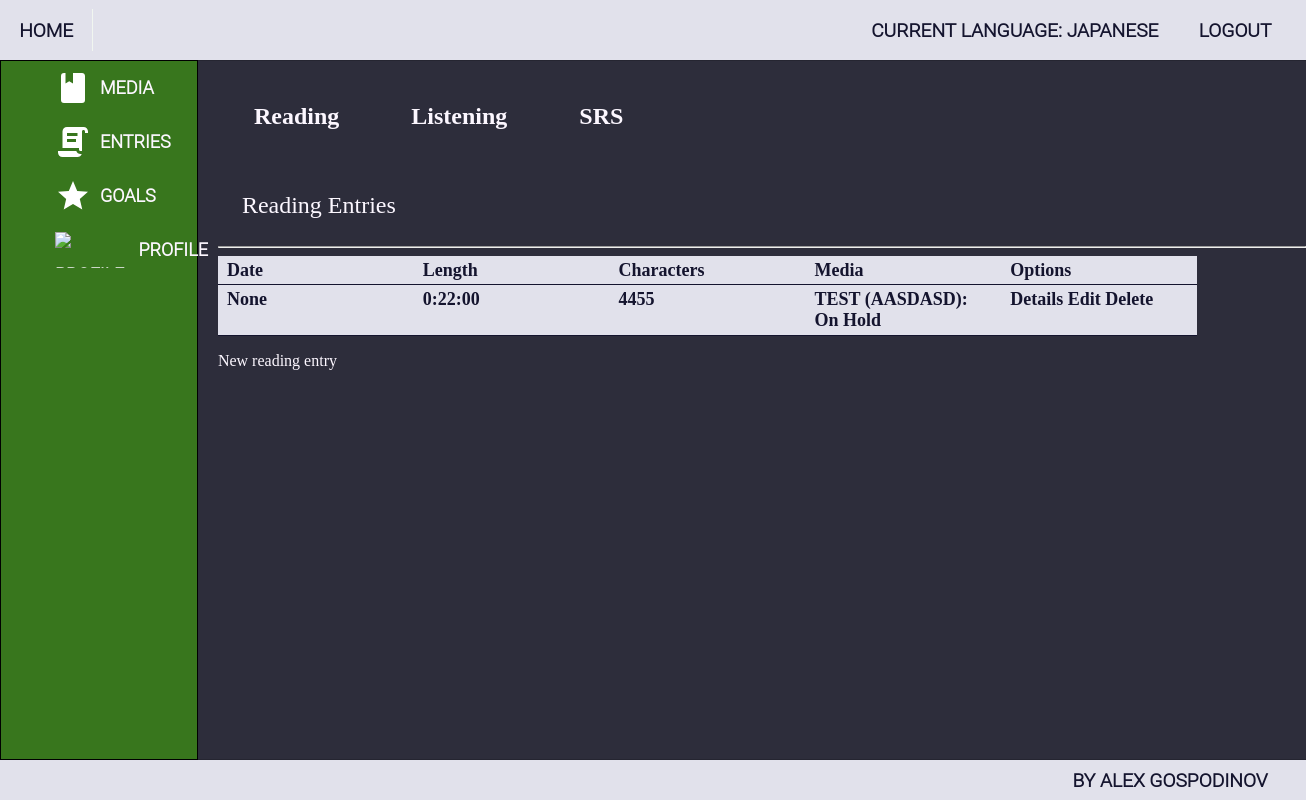
Page /entries/ (signed in) on the committed database.
### ImmersionTracker/accounts/models.py (models this page shows, shortened)
class ImmersionTrackerUser(auth_models.AbstractBaseUser, auth_models.PermissionsMixin):
    MAX_EMAIL_LENGTH = 150
    MAX_FIRST_NAME_LENGTH = 150
    MAX_LAST_NAME_LENGTH = 150
    email = models.EmailField(
        _("email address"),
        max_length=MAX_EMAIL_LENGTH,
        unique=True,
        error_messages={
            "unique": _("A user with that email already exists."),
        },
    )
    first_name = models.CharField(_("first name"), max_length=MAX_FIRST_NAME_LENGTH, blank=True)
    last_name = models.CharField(_("last name"), max_length=MAX_LAST_NAME_LENGTH, blank=True)
    is_staff = models.BooleanField(
        _("staff status"),
        default=False,
        help_text=_("Designates whether the user can log into this admin site."),
    )
    is_active = models.BooleanField(
        _("active"),
        default=True,
        help_text=_(
            "Designates whether this user should be treated as active. "
            "Unselect this instead of deleting accounts."
        ),
    )
    date_joined = models.DateTimeField(_("date joined"), default=timezone.now)
    object = ImmersionTrackerUserManager()
    USERNAME_FIELD = 'email'

class Profile(models.Model):
    NICKNAME_MAX_LENGTH = 20
    nickname = models.CharField(
        max_length=NICKNAME_MAX_LENGTH,
        blank=True,
        null=True,
    )
    current_language = models.ForeignKey('languages.Language', on_delete=models.SET_NULL, blank=True, null=True)
    user = models.OneToOneField(
        ImmersionTrackerUser,
        on_delete=models.CASCADE,
        related_name='profile',
        primary_key=True,
    )

### ImmersionTracker/languages/models.py (models this page shows, shortened)
class Language(HasOwnerProfile, models.Model):
    LANGUAGE_NAME_MAX_LENGTH = 20
    name = models.CharField(
        max_length=LANGUAGE_NAME_MAX_LENGTH,
        null=False,
        blank=False,
    )

### ImmersionTracker/immersion_entries/models.py (models this page shows, shortened)
class BaseEntry(HasOwnerProfile, HasLanguage, models.Model):
    time_length = models.DurationField()
    created_on = models.DateField(
        auto_now_add=True,
    )
    edited_on = models.DateField(
        auto_now=True,
    )
    class Meta:
        abstract = True

class ReadingEntry(BaseEntry):
    char_length = models.IntegerField(
        default=None,
        null=True,
        blank=True,
    )
    media = models.ForeignKey(
        ReadingMedia,
        on_delete=models.DO_NOTHING,
        related_name='entries',
    )

### ImmersionTracker/media/models.py (models this page shows, shortened)
class BaseMedia(HasOwnerProfile, HasLanguage, models.Model):
    NAME_MAX_LENGTH = 30
    TYPE_MAX_LENGTH = 20
    name = models.CharField(
        max_length=NAME_MAX_LENGTH,
        blank=False,
        null=False,
    )
    type = models.CharField(
        max_length=TYPE_MAX_LENGTH,
        blank=False,
        null=False,
    )
    link = models.URLField(
        blank=True,
        null=True,
    )
    def __str__(self):
        return f"{self.name} ({self.type}): {self.status}"
    class Meta:
        abstract = True

class ReadingMedia(BaseMedia):
    STATUS_MAX_LENGTH = 10
    STATUS_READING = 'Reading'
    STATUS_COMPLETED = 'Completed'
    STATUS_ONHOLD = 'On Hold'
    STATUS_DROPPED = 'Dropped'
    STATUS_CHOICES = (
        (STATUS_READING, STATUS_READING),
        (STATUS_COMPLETED, STATUS_COMPLETED),
        (STATUS_ONHOLD, STATUS_ONHOLD),
        (STATUS_DROPPED, STATUS_DROPPED),
    )
    status = models.CharField(
        max_length=STATUS_MAX_LENGTH,
        choices=STATUS_CHOICES,
    )

### ImmersionTracker/immersion_entries/views.py (the view)
# urls.py: path('', AllEntriesView.as_view(), name='all_entries'),
class AllEntriesView(LoginRequiredMixin, GetFilteredQuerysetForContextMixin, views.TemplateView):
    template_name = 'immersion_entries/all_entries.html'
    models = (ReadingEntry, ListeningEntry, SRSEntry)

### ImmersionTracker/core/mixins.py (called while the page is built)
    def dispatch(self, request, *args, **kwargs):
        if not get_current_language(request):
            return redirect('no_current_language')
        return super().dispatch(request, *args, **kwargs)

    def get_filtered_context(self, model, profile, lang):
        data = model.objects.filter(user_profile=profile,
                                    language=lang)
        return data

    def get_context_data(self, **kwargs):
        context = super().get_context_data(**kwargs)
        profile = get_current_profile(self.request)
        lang = get_current_language(self.request)
        for model in self.models:
            context[model._meta.model_name] = self.get_filtered_context(model, profile, lang)
        return context

### ImmersionTracker/utils.py (called while the page is built)
def get_current_profile(request):
    return Profile.objects.get(user_id=request.user.id)

def get_current_language(request):
    return get_current_profile(request).current_language

### templates/immersion_entries/all_entries.html (shortened to what this page needs)
{% extends 'base.html' %}
{% block main_content %}
<div class="entries-wrapper">
    <div class="entry-category-tabs-wrapper">
        <div class="entry-category-tab">Reading</div>
        <div class="entry-category-tab">Listening</div>
        <div class="entry-category-tab">SRS</div>
    </div>
    <div class="entry-category-box" id="reading">
        <div class="category-label"> Reading Entries </div>
        <hr>
        <div class="entry-grid-container reading">
            <div class="entry-grid"> Date </div>
                <div class="entry-grid"> Length </div>
                <div class="entry-grid"> Characters </div>
                <div class="entry-grid"> Media </div>
                <div class="entry-grid"> Options </div>
            {% for entry in readingentry %}
                <div class="entry-grid"> {{ entry.created_on }}</div>
                <div class="entry-grid"> {{ entry.time_length }}</div>
                <div class="entry-grid"> {{ entry.char_length }}</div>
                <div class="entry-grid"> {{ entry.media }}</div>
                <div class="entry-grid">
                    <a href="{% url 'reading_entry_details' pk=entry.pk %}"> Details </a>
                    <a href="{% url 'reading_entry_edit' pk=entry.pk %}"> Edit </a>
                    <a href="{% url 'reading_entry_delete' pk=entry.pk %}"> Delete </a>
                </div>
            {% endfor %}
        </div>
        <p><a href="{% url 'reading_entry_create' %}"> New reading entry </a></p>
    </div>
</div>
{% endblock %}

### templates/base.html (shortened to what this page needs)
{% load static %}
<!DOCTYPE html>
<html lang="en">
<head>
    <link rel="stylesheet" href="{% static 'style/style.css' %}">
</head>
<body>
    <header>
        <div class="go-to-index-btn">
            <a href="{% url 'index' %}"> Home </a>
        </div>
        <div class="navigation">
            <ul class="header-nav logout-and-language">
                {% if request.user.is_authenticated %}
                    <li><a href="{% url 'languages_index' %}">Current Language:
                        {% if request.user.profile.current_language %}
                            {{ request.user.profile.current_language.name }}
                        {% else %}
                            None
                        {% endif %}
                        </a>
                    </li>
                    <li><a href="{% url 'logout' %}"> Logout </a></li>
                {% else %}
                    <li><a href="{% url 'login' %}"> Log In </a></li>
                    <li><a href="{% url 'register_account' %}"> Register </a></li>
                {% endif %}
            </ul>
        </div>
    </header>
    <div class="base-wrapper">
    <div class="sidebar">
        <ul class="sidebar-buttons">
            {% if request.user.is_authenticated %}
                <li class="sidebar-button">
                    <div class="sidebar-button-wrapper">
                        <img class="sidebar-icon" src="{% static 'icons/media.svg' %}" alt="media-icon">
                        <div class="sidebar-button-link">
                            <a href="{% url 'all_media' %}">media</a>
                        </div>
                    </div>
                </li>
                <li class="sidebar-button">
                    <div class="sidebar-button-wrapper">
                        <img class="sidebar-icon" src="{% static 'icons/entry_text.svg' %}" alt="entry-icon">
                        <div class="sidebar-button-link">
                            <a href="{% url 'all_entries' %}">entries</a>
                        </div>
                    </div>
                </li>
                <li class="sidebar-button">
                    <div class="sidebar-button-wrapper">
                        <img class="sidebar-icon" src="{% static 'icons/goal.svg' %}" alt="goal-icon">
                        <div class="sidebar-button-link">
                            <a href="{% url 'all_goals' %}">goals</a>
                        </div>
                    </div>
                </li>
                <li class="sidebar-button">
                    <div class="sidebar-button-wrapper">
                        <img class="sidebar-icon" src="{% static 'icons/profile.svg' %}" alt="profile-icon">
                        <div class="sidebar-button-link">
                            <a href="{% url 'profile_details' pk=request.user.id %}">profile</a>
                        </div>
                    </div>
                </li>
            {% endif %}
        </ul>
    </div>
        {% block main_content %}
        {% endblock %}
    </div>
    <footer class="footer">
        <p class="credit">By Alex Gospodinov</p>
    </footer>
</body>
</html>

### staticfiles/style/main.css (style rules this page uses)
body { background-color: #2d2d3b; color: #FCF7FF; height: 100vh; margin: 0; padding: 0; display: flex; flex-direction: column; }
a { color: inherit; text-decoration: none; }
.base-wrapper { flex: 1; display: flex; }
html { overflow: hidden; }

### staticfiles/style/header_footer_and_sidebar.css (style rules this page uses)
header, footer { background-color: #e1e1eb; color: #14142e; font-size: larger; font-family: "Roboto Light", sans-serif; font-weight: bold; text-transform: uppercase; height: 60px; box-shadow: 1px 0 1px black; display: flex; flex-direction: row; align-items: center; }
.footer { height: 40px; justify-content: end; padding-right: 2em; }
.navigation { display: flex; flex-direction: row; justify-content: end; flex: 1; }
.header-nav { margin: 1em 0 1em 0; padding: 0 1em 0 1em; list-style-type: none; display: flex; flex-direction: row; gap: 0.5em; }
.header-nav > li { padding: 0.5em 0.8em 0.5em 0.8em }
.go-to-index-btn { flex: 0; padding: 0.5em 1em 0.5em 1em; margin-right: 0.5em; border-right: 0.1em solid #f1f6f0; }
.sidebar { width: 15%; flex-shrink: 0; background-color: #38761d; border: 1px solid black; font-size: large; font-family: "Roboto Light", sans-serif; font-weight: bold; }
.sidebar > ul { list-style-type: none; text-transform: uppercase; }
.sidebar-button-wrapper { display: flex; align-items: center; gap: 0.5em; }
.sidebar-button-wrapper > img { box-sizing: border-box; height: 2em; padding-left: 3em; }
.sidebar-button { width: 100%; height: 3em; line-height: 3em; text-align: center; }
ul { padding: 0; margin: 0; }

### staticfiles/style/all_entries.css (style rules this page uses)
.entries-wrapper { width: 100%; padding-left: 20px; }
.entry-category-tabs-wrapper { display: flex; flex-direction: row; height: 5em; width: 100%; margin-top: 1em; }
.entry-category-tab { display: flex; justify-content: center; align-items: center; font-size: x-large; font-weight: bold; padding: 1.5em; }
.entry-category-box { width: 100%; }
.entry-category-box > hr { color: #e1e1eb; }
.category-label { width: 100%; font-size: x-large; padding: 1.5em 3em 0.8em 1em; }
.entry-grid-container.reading { width: 90%; display: grid; grid-template-columns: repeat(5, 1fr); grid-auto-flow: row; }
.entry-grid-container > div { background-color: #e1e1eb; color: #14142e; font-size: large; font-weight: bold; border-bottom: 1px solid #14142e; padding: 0.2em 0.5em; }

### rows in the picture
ImmersionTrackerUser: user.profile.current_language.name "JAPANESE"
ReadingEntry: created_on "None", time_length "0:22:00", char_length "4455", media "TEST (AASDASD): On Hold"
